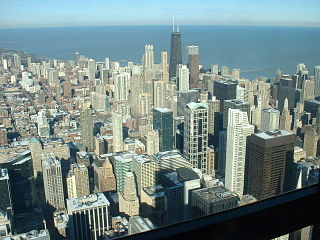
#> input picture python/image_processing/city2.jpg, 320 x 240 px
$ python gaussian_blur.py
#> lines starting #> are read from the running program, lines starting #| are printed output that depends on the picture
import cv2
import numpy as np
from matplotlib import pyplot as plt

img = cv2.imread('city2.jpg')
#> img is the input picture: shape (240, 320, 3); mean B, G, R 135.5, 137.1, 118

blur = cv2.GaussianBlur(img,(5,5),0)
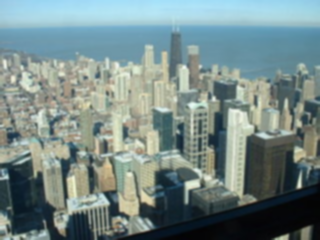
#> blur: shape (240, 320, 3); mean B, G, R 135.5, 137.1, 118

plt.subplot(121),plt.imshow(img),plt.title('Original')
plt.xticks([]), plt.yticks([])
plt.subplot(122),plt.imshow(blur),plt.title('Blurred')
plt.xticks([]), plt.yticks([])
plt.show()
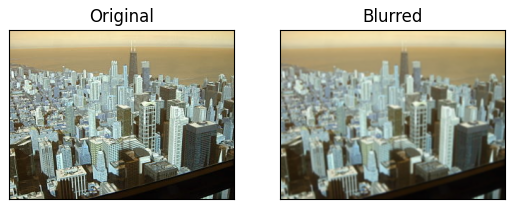
#> figure drawn by matplotlib, 2 panels; B, G, R data is drawn as R, G, B

$ run again, with python/image_processing/city1.jpg copied over python/image_processing/city2.jpg
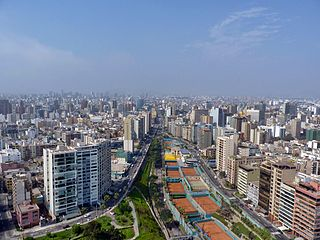
#> input picture python/image_processing/city1.jpg, 320 x 240 px
#> img is the input picture: shape (240, 320, 3); mean B, G, R 144.9, 128.2, 119
#> `blur = cv2.GaussianBlur(img,(5,5),0)`:
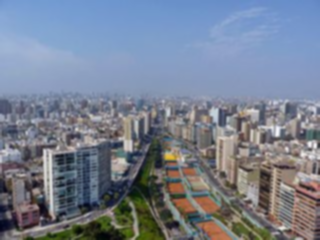
#> blur: shape (240, 320, 3); mean B, G, R 144.9, 128.2, 119
#> `plt.show()`:
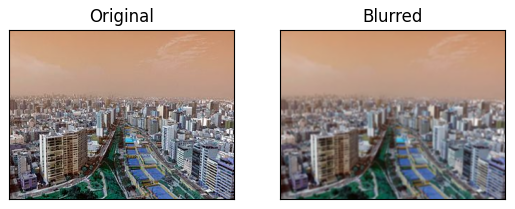
#> figure drawn by matplotlib, 2 panels; B, G, R data is drawn as R, G, B

$ run again, with python/image_processing/1_z.jpg copied over python/image_processing/city2.jpg
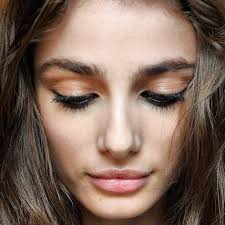
#> input picture python/image_processing/1_z.jpg, 225 x 225 px
#> img is the input picture: shape (225, 225, 3); mean B, G, R 92.2, 104.7, 128.6
#> `blur = cv2.GaussianBlur(img,(5,5),0)`:
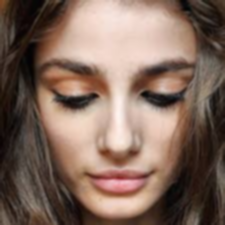
#> blur: shape (225, 225, 3); mean B, G, R 92.2, 104.7, 128.6
#> `plt.show()`:
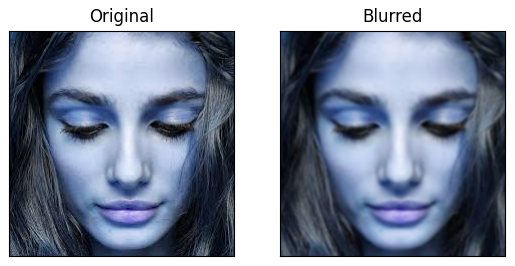
#> figure drawn by matplotlib, 2 panels; B, G, R data is drawn as R, G, B

$ run again, with python/image_processing/2_z.jpg copied over python/image_processing/city2.jpg
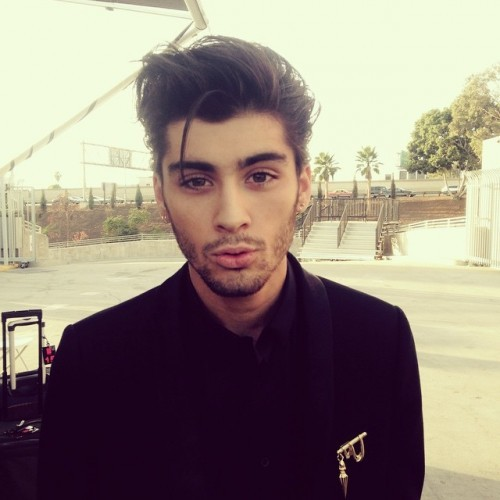
#> input picture python/image_processing/2_z.jpg, 500 x 500 px
#> img is the input picture: shape (500, 500, 3); mean B, G, R 124.2, 134.5, 147.2
#> `plt.show()`:
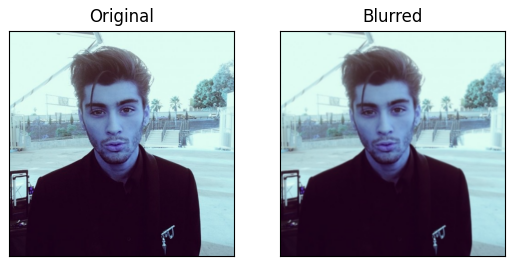
#> figure drawn by matplotlib, 2 panels; B, G, R data is drawn as R, G, B
